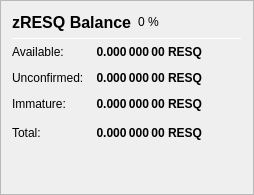
                   <widget class="QFrame" name="frame_ZerocoinBalances">
                    <property name="frameShape">
                     <enum>QFrame::StyledPanel</enum>
                    </property>
                    <property name="frameShadow">
                     <enum>QFrame::Raised</enum>
                    </property>
                    <layout class="QVBoxLayout" name="verticalLayout_7">
                     <item>
                      <layout class="QHBoxLayout" name="horizontalLayout_8" stretch="0,0,0">
                       <item>
                        <widget class="QLabel" name="label_5z_3">
                         <property name="minimumSize">
                          <size>
                           <width>0</width>
                           <height>20</height>
                          </size>
                         </property>
                         <property name="font">
                          <font>
                           <pointsize>12</pointsize>
                           <weight>75</weight>
                           <bold>true</bold>
                          </font>
                         </property>
                         <property name="text">
                          <string>zRESQ Balance</string>
                         </property>
                        </widget>
                       </item>
                       <item>
                        <widget class="QLabel" name="labelzRESQPercent">
                         <property name="text">
                          <string notr="true">0 %</string>
                         </property>
                        </widget>
                       </item>
                       <item>
                        <spacer name="horizontalSpacer_11">
                         <property name="orientation">
                          <enum>Qt::Horizontal</enum>
                         </property>
                         <property name="sizeHint" stdset="0">
                          <size>
                           <width>40</width>
                           <height>20</height>
                          </size>
                         </property>
                        </spacer>
                       </item>
                      </layout>
                     </item>
                     <item>
                      <widget class="Line" name="line_ZerocoinBalance">
                       <property name="minimumSize">
                        <size>
                         <width>0</width>
                         <height>1</height>
                        </size>
                       </property>
                       <property name="maximumSize">
                        <size>
                         <width>16777215</width>
                         <height>1</height>
                        </size>
                       </property>
                       <property name="orientation">
                        <enum>Qt::Horizontal</enum>
                       </property>
                      </widget>
                     </item>
                     <item>
                      <layout class="QGridLayout" name="gridLayout_5">
                       <property name="spacing">
                        <number>12</number>
                       </property>
                       <item row="1" column="0">
                        <widget class="QLabel" name="labelzBalanceMatureText">
                         <property name="toolTip">
                          <string>Mature: more than 20 confirmation and more than 1 mint of the same denomination after it was minted.
These zRESQ are spendable.</string>
                         </property>
                         <property name="text">
                          <string>Available:</string>
                         </property>
                        </widget>
                       </item>
                       <item row="1" column="1">
                        <widget class="QLabel" name="labelzBalanceMature">
                         <property name="font">
                          <font>
                           <weight>75</weight>
                           <bold>true</bold>
                          </font>
                         </property>
                         <property name="toolTip">
                          <string>Mature: more than 20 confirmation and more than 1 mint of the same denomination after it was minted.
These zRESQ are spendable.</string>
                         </property>
                         <property name="text">
                          <string notr="true">0.000 000 00 RESQ</string>
                         </property>
                         <property name="alignment">
                          <set>Qt::AlignRight|Qt::AlignTrailing|Qt::AlignVCenter</set>
                         </property>
                        </widget>
                       </item>
                       <item row="2" column="0">
                        <widget class="QLabel" name="labelzBalanceUnconfirmedText">
                         <property name="toolTip">
                          <string>Unconfirmed: less than 20 confirmations
Immature: confirmed, but less than 1 mint of the same denomination after it was minted</string>
                         </property>
                         <property name="text">
                          <string>Unconfirmed:</string>
                         </property>
                        </widget>
                       </item>
                       <item row="2" column="1">
                        <widget class="QLabel" name="labelzBalanceUnconfirmed">
                         <property name="font">
                          <font>
                           <weight>75</weight>
                           <bold>true</bold>
                          </font>
                         </property>
                         <property name="toolTip">
                          <string>Unconfirmed: less than 20 confirmations
Immature: confirmed, but less than 1 mint of the same denomination after it was minted</string>
                         </property>
                         <property name="text">
                          <string notr="true">0.000 000 00 RESQ</string>
                         </property>
                         <property name="alignment">
                          <set>Qt::AlignRight|Qt::AlignTrailing|Qt::AlignVCenter</set>
                         </property>
                        </widget>
                       </item>
                       <item row="3" column="0">
                        <widget class="QLabel" name="labelzBalanceImmatureText">
                         <property name="toolTip">
                          <string>Unconfirmed: less than 20 confirmations
Immature: confirmed, but less than 1 mint of the same denomination after it was minted</string>
                         </property>
                         <property name="text">
                          <string>Immature:</string>
                         </property>
                        </widget>
                       </item>
                       <item row="3" column="1">
                        <widget class="QLabel" name="labelzBalanceImmature">
                         <property name="font">
                          <font>
                           <weight>75</weight>
                           <bold>true</bold>
                          </font>
                         </property>
                         <property name="toolTip">
                          <string>Unconfirmed: less than 20 confirmations
Immature: confirmed, but less than 1 mint of the same denomination after it was minted</string>
                         </property>
                         <property name="text">
                          <string notr="true">0.000 000 00 RESQ</string>
                         </property>
                         <property name="alignment">
                          <set>Qt::AlignRight|Qt::AlignTrailing|Qt::AlignVCenter</set>
                         </property>
                        </widget>
                       </item>
                       <item row="4" column="0">
                        <widget class="QLabel" name="labelzBalanceText">
                         <property name="toolTip">
                          <string>Your current zRESQ balance, unconfirmed and immature zRESQ included.</string>
                         </property>
                         <property name="text">
                          <string>Total:</string>
                         </property>
                        </widget>
                       </item>
                       <item row="4" column="1">
                        <widget class="QLabel" name="labelzBalance">
                         <property name="font">
                          <font>
                           <weight>75</weight>
                           <bold>true</bold>
                          </font>
                         </property>
                         <property name="cursor">
                          <cursorShape>IBeamCursor</cursorShape>
                         </property>
                         <property name="toolTip">
                          <string>Your current zRESQ balance, unconfirmed and immature zRESQ included.</string>
                         </property>
                         <property name="text">
                          <string notr="true">0.000 000 00 RESQ</string>
                         </property>
                         <property name="alignment">
                          <set>Qt::AlignRight|Qt::AlignTrailing|Qt::AlignVCenter</set>
                         </property>
                         <property name="textInteractionFlags">
                          <set>Qt::LinksAccessibleByMouse|Qt::TextSelectableByKeyboard|Qt::TextSelectableByMouse</set>
                         </property>
                        </widget>
                       </item>
                       <item row="4" column="2">
                        <spacer name="horizontalSpacer_4">
                         <property name="orientation">
                          <enum>Qt::Horizontal</enum>
                         </property>
                         <property name="sizeHint" stdset="0">
                          <size>
                           <width>40</width>
                           <height>20</height>
                          </size>
                         </property>
                        </spacer>
                       </item>
                      </layout>
                     </item>
                     <item>
                      <spacer name="verticalSpacer_4">
                       <property name="orientation">
                        <enum>Qt::Vertical</enum>
                       </property>
                       <property name="sizeHint" stdset="0">
                        <size>
                         <width>20</width>
                         <height>40</height>
                        </size>
                       </property>
                      </spacer>
                     </item>
                    </layout>
                   </widget>
